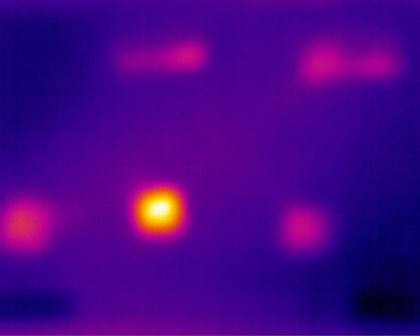
%> input picture IRimage_matlab/o1.jpg, 420 x 336 px, shrunk from 984 x 788 before the run
$ octave --eval "main;"   (GNU Octave 9; MATLAB toolbox functions it lacks are replaced by stand-ins)
%> lines starting %> are read from the running program, lines starting %| are printed output that depends on the picture; in (x1, y1, x2, y2) boxes, pixels count from 0 and x2, y2 are one past the last pixel; in counts of white or black regions, pixels touching at a corner belong together; the program's own positions count from 1
%% segmentation based on PDE
function main
%achieve Active Contours Without Edges
Img=imread('o1.jpg'); %Awell-behaved CV model
%> Img is the input picture: size 336x420x3 uint8; mean R, G, B 71.8, 2.9, 133.7
%Img-imread('vessel.bmp); %Abad-behavedCVmodel
%Img-imread(twoCells.bmp); %Abad-behavedCVmodel
U=Img(:,:,1);%get size
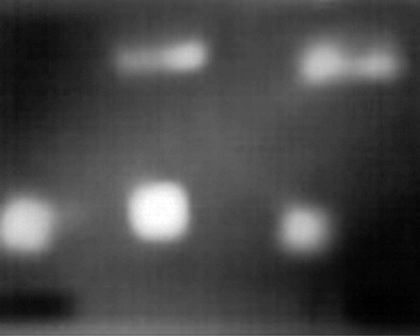
%> U: size 336x420 uint8; min 0, max 255, mean 71.8
[nrow,ncol]=size(U);
%> nrow = 336; ncol = 420
ic=nrow/2;
%> ic = 168
jc=ncol/2;
%> jc = 210
r=20;
phi_0=sdf2circle(nrow,ncol,ic,jc,r);
delta_t=0.1;
lambda_1=1;
lambda_2=1;
nu=0;
h=1;
epsilon=1;
mu=0.01*255*255;
I=double(U);
phi=phi_0;
figure;
imagesc(uint8(I));colormap(gray)
%> after `colormap(gray)`:
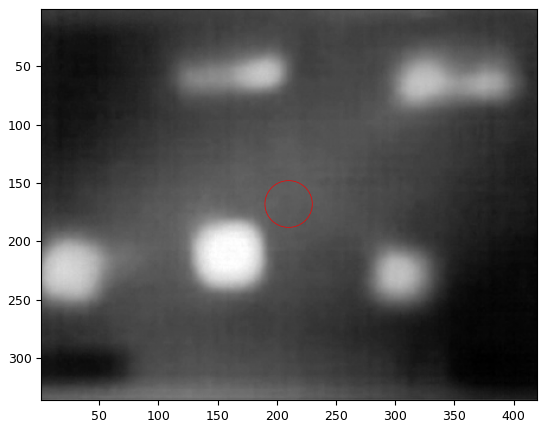
%> figure redrawn from the program's plot data
hold on;
plotLevelSet(phi,0,'r');
numIter=1;
for k=1:50
phi=EVOLUTION_CV(I,phi,mu,nu,lambda_1,lambda_2,delta_t,epsilon,numIter);
% [9 lines not run here, left out]
function [bdy,bdx]=backward_gradient(f)
[nr,nc]=size(f);
bdx=zeros(nr,nc);
bdy=zeros(nr,nc);
bdx(2:nr,:)=f(2:nr,:)-f(1:nr-1,:);
bdy(:,2:nc)=f(:,2:nc)-f(:,1:nc-1);
%binaryfit.m
% [11 lines left out: function binaryfit, not called in this run]
%BoundMirrorEnsure.m
function B=BoundMirrorEnsure(A)
    [m,n]=size(A);
    if(m<3||n<3)
error('either the number of rows or columns is smaller than 3');
    end
yi=2:m-1;
xi=2:n-1;
B=A;
B([1 m],[1 n])=B([3 m-2],[3 n-2]);
B([1 m],xi)=B([3 m-2],xi);
B(yi,[1 n])=B(yi,[3 n-2]);
%BoundMirrorExpandm
    function B=BoundMirrorExpand(A)
        [m,n]= size(A);
%> m = 336; n = 420
        yi=2:m+1;
%> yi = 336 values from 2 to 337
        xi=2:n+1;
%> xi = 420 values from 2 to 421
B=zeros(m+2,n+2);
B(yi,xi)=A;
B([1 m+2],[1 n+2])=B([3 m],[3 n]);B([1 m+2],xi)=B([3 m],xi);

B(yi,[1 n+2])=B(yi,[3 n]);
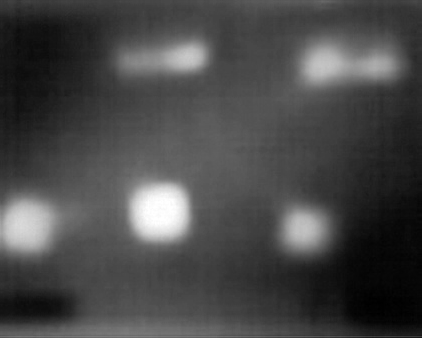
%> B: size 338x422 double; min 0, max 255, mean 71.7
%> in BoundMirrorExpand (call 2), `B(yi,xi)=A;`:
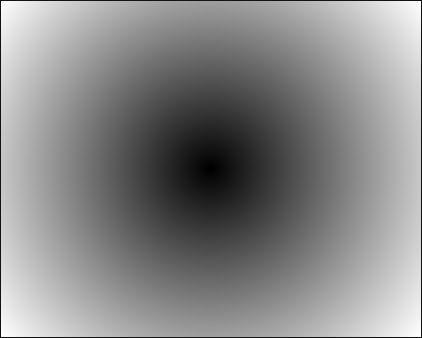
%> B: size 338x422 double; min -20, max 248.9, mean 123.8; drawn with min black and max white
%> in BoundMirrorExpand (call 2), `B([1 m+2],[1 n+2])=B([3 m],[3 n])`: B: size 338x422 double; under 0.01% of pixels changed, all inside (x1, y1, x2, y2) = (0, 0, 422, 338)
%> in BoundMirrorExpand (call 2), `B(yi,[1 n+2])=B(yi,[3 n]);`:
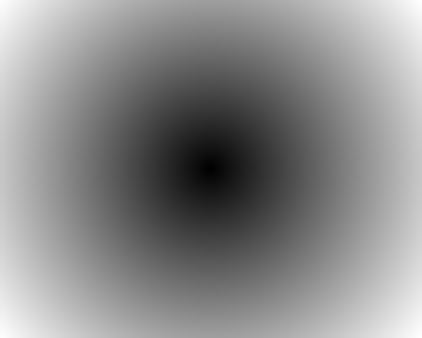
%> B: size 338x422 double; min -20, max 248.9, mean 125.9; drawn with min black and max white

%BoundMirrorShrinkm
% [5 lines left out: function BoundMirrorShrink, not called in this run]
    % curvature.m
function K=curvature(f)
[f_fx,f_fy]=forward_gradient(f);
[f_bx,f_by]=backward_gradient(f);
mag1=sqrt(f_fx.^2+f_fy.^2+1e-10);
n1x=f_fx./mag1;
n1y=f_fy./mag1;
mag2=sqrt(f_bx.^2+f_fy.^2+1e-10);
n2x=f_bx./mag2;
n2y=f_fy./mag2;
mag3=sqrt(f_fx.^2+f_by.^2+1e-10);
n3x=f_fx./mag3;
n3y=f_by./mag3;
mag4=sqrt(f_bx.^2+f_by.^2+1e-10);
n4x=f_bx./mag4;
n4y=f_by./mag4;
nx=n1x+n2x+n3x+n4x;
ny=n1y+n2y+n3y+n4y;
magn=sqrt(nx.^2+ny.^2);
nx=nx./(magn+1e-10);
ny=ny./(magn+1e-10);
[nxx,nxy]=gradient(nx);
[nyx,nyy]=gradient(ny);
K=nxx+nyy;
%Delta.m
function Delta_h=Delta(phi,epsilon)
Delta_h=(epsilon/pi)./(epsilon^2+ phi.^2);
%EVOLUTION CV.m
function phi=EVOLUTION_CV(I,phi0,mu,nu,lambda_1,lambda_2,delta_t,epsilon,numIter)
    I=BoundMirrorExpand(I);
phi=BoundMirrorExpand(phi0);
for k=1:numIter
phi=BoundMirrorEnsure(phi);
delta_h=Delta(phi,epsilon);
Curv=curvature(phi);
[C1,C2]=binaryfit(phi,I,epsilon);
phi=phi+delta_t*delta_h.*(mu*Curv-nu-lambda_1*(1-C1).^2+lambda_2*(1-C2).^2);
end
phi=BoundMirrorShrink(phi);
% forward gradient.m
function [fdy,fdx]=forward_gradient(f)
    [nr,nc]=size(f);
%> nr = 338; nc = 422
    fdx=zeros(nr,nc);
    fdy=zeros(nr,nc);
a=f(2:nr,:)-f(1:nr-1,:);
fdx(1:nr-1,:)=a;
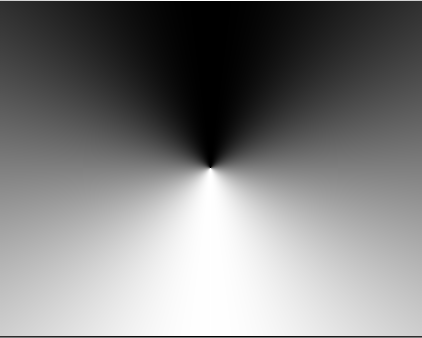
%> fdx: size 338x422 double; min -1, max 1, mean 0.00247; drawn with min black and max white
b=f(:,2:nc)-f(:,1:nc-1);
fdy(:,1:nc-1)=b;
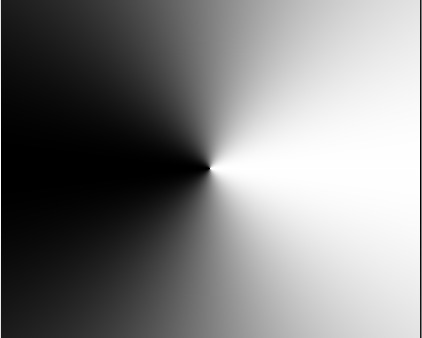
%> fdy: size 338x422 double; min -1, max 1, mean 0.00217; drawn with min black and max white
%get phi.m
% [26 lines left out: function get_phi, not called in this run]
%Heaviside.m
    function H=Heaviside(phi,epsilon)
        H=0.5*(1+(2/pi)*atan(phi./epsilon));
        %plotLevelSet.m
        function [c,h]=plotLevelSet(u,zLevel,style)
            [c,h]=contour(u,[zLevel zLevel],style);
            % sdf2circle.m
function f=sdf2circle(nrow,ncol,ic,jc,r)
    [X,Y]=meshgrid(1:ncol,1:nrow);
    f=sqrt((X-jc).^2+(Y-ic).^2)-r;
    % signed distance.m
% [19 lines left out: function signed_distance, not called in this run]
%> (the run ends here)
